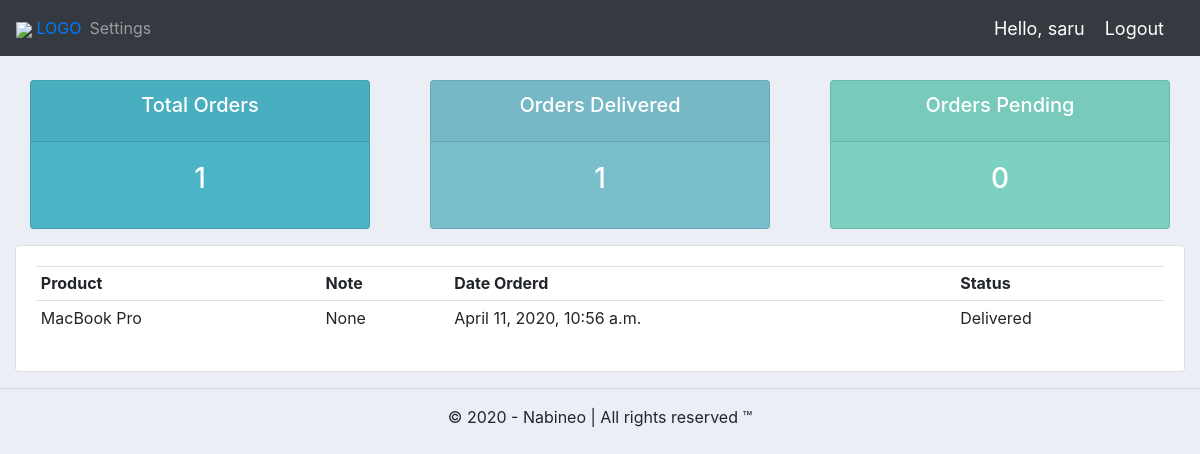
The app's page /user/ (signed in) with its own data.
### accounts/models.py (models this page shows)
class Order(models.Model):
    STATUS = (
        ('Pending', 'Pending'),
        ('Out for delivery', 'Out for delivery'),
        ('Delivered', 'Delieverd')
    )
    customer = models.ForeignKey(
        Customer, null=True, on_delete=models.SET_NULL)
    product = models.ForeignKey(Product, null=True, on_delete=models.SET_NULL)
    date_created = models.DateTimeField(auto_now_add=True, null=True)
    status = models.CharField(max_length=200, null=True, choices=STATUS)
    note = models.CharField(max_length=1000, null=True,)
    def __str__(self):
        return self.product.name

class Product(models.Model):
    CATEGORY = (
        ('Indoor', 'Indoor'),
        ('Outdoor', 'Outdoor')
    )
    name = models.CharField(max_length=200, null=True)
    price = models.FloatField(null=True)
    category = models.CharField(max_length=200, null=True, choices=CATEGORY)
    description = models.CharField(max_length=200, null=True, blank=True)
    date_created = models.DateTimeField(auto_now_add=True, null=True)
    tags = models.ManyToManyField(Tag)
    def __str__(self):
        return self.name

### accounts/decorators.py (the view)
        def wrapper_func(request, *args, **kwargs):
            group = None
            if request.user.groups.exists():
                group = request.user.groups.all()[0].name
            if group in allowed_roles:
                return view_func(request, *args, **kwargs)
            else:
                return HttpResponse("You are not authorized to view this page")

### accounts/views.py (called while the page is built)
@login_required(login_url='login')
@allowed_users(allowed_roles=['customer'])
def userPage(request):
    orders = request.user.customer.order_set.all()
    total_orders = orders.count()
    delivered = orders.filter(status="Delivered").count()
    pending = orders.filter(status='Pending').count()
    print("ORDERS:", orders)
    context = {'orders': orders, 'total_orders': total_orders,
               'delivered': delivered,
               'pending': pending}
    return render(request, 'accounts/user.html', context)

### accounts/templates/accounts/user.html (shortened to what this page needs)
{% extends 'accounts/index.html' %}
{% block content %}
{%  include 'accounts/status.html' %}
<div class="row">
    <div class="col-md">
        <div class="card card-body">
            <table class="table table-sm">
                <tr>
                    <th>Product</th>
                    <th>Note</th>
                    <th>Date Orderd</th>
                    <th>Status</th>
                </tr>
                {% for order in orders %}
                <tr>
                    <td>{{order.product}}</td>
                    <td>{{order.note}}</td>
                    <td>{{order.date_created}}</td>
                    <td>{{order.status}}</td>
                </tr>
                {% endfor %}
            </table>
        </div>
    </div>
</div>
{% endblock content %}

### accounts/templates/accounts/navbar.html (shortened to what this page needs)
{% load static %}
<nav class="navbar navbar-expand-lg navbar-dark bg-dark">
  <a href="/"><img src="{% static 'images/llogo.png' %}"> LOGO </a>
  <div class="collapse navbar-collapse" id="navbarNav">
    <ul class="navbar-nav">
      <li class="nav-item">
        <a class="nav-link" href="{% url 'account' %}">Settings</a>
      </li>
    </ul>
  </div>
  <span class="hello-msg">Hello, {{request.user}}</span>
  <span><a class="hello-msg" href="logout">Logout</a></span>
</nav>

### static/css/main.css (style rules this page uses)
body { background-color: #ebeff5; }

### accounts/templates/accounts/navbar.html (style rules this page uses)
.hello-msg { font-size: 18px; color: white; margin-right: 20px; }

### records on screen
Order: product "MacBook Pro", note "None", date_created "April 11, 2020, 10:56 a.m.", status "Delivered"

### other values on screen
{{ request.user }} "saru"
{{ total_orders }} "1"
{{ delivered }} "1"
{{ pending }} "0"
